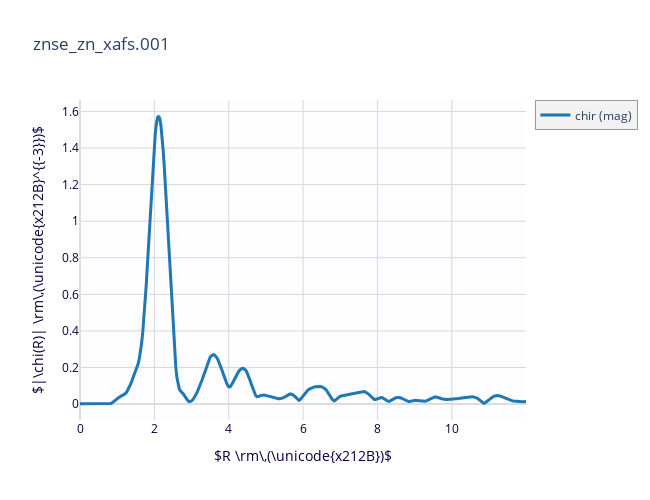

Notebook code cell kept with this figure:
### Code cell
# so, we could plot the data from this group
from larch.plot.plotly_xafsplots import plot_chir

plot_chir(session.symbols['znseznxaf'])

### Figure 1 — Plotly figure (JSON) as saved in the notebook; plotly's stock layout.template omitted (floating-point values rounded to 4 significant figures; data arrays with more than 128 entries replaced by an {"elided": "..."} marker saying what was removed)
{"data": [{"line": {"color": "#1f77b4", "width": 3}, "name": "chir (mag)", "type": "scatter", "uid": "da3f9dfc-8da5-409d-8f10-cff4e1a227f4", "x": {"elided": "392 float values"}, "y": {"elided": "392 float values"}}], "layout": {"height": 500, "hovermode": "closest", "legend": {"bgcolor": "#F2F2F2", "borderwidth": 0.5}, "plot_bgcolor": "#FDFDFF", "showlegend": true, "title": {"text": "znse_zn_xafs.001"}, "width": 650, "xaxis": {"color": "#004", "gridcolor": "#D8D8D8", "showgrid": true, "title": {"text": "$R \\rm\\,(\\unicode{x212B})$"}, "zerolinecolor": "#DDD"}, "yaxis": {"color": "#004", "gridcolor": "#D8D8D8", "showgrid": true, "title": {"text": "$|\\chi(R)| \\rm\\,(\\unicode{x212B}^{{-3}})$"}, "zerolinecolor": "#DDD"}}}
